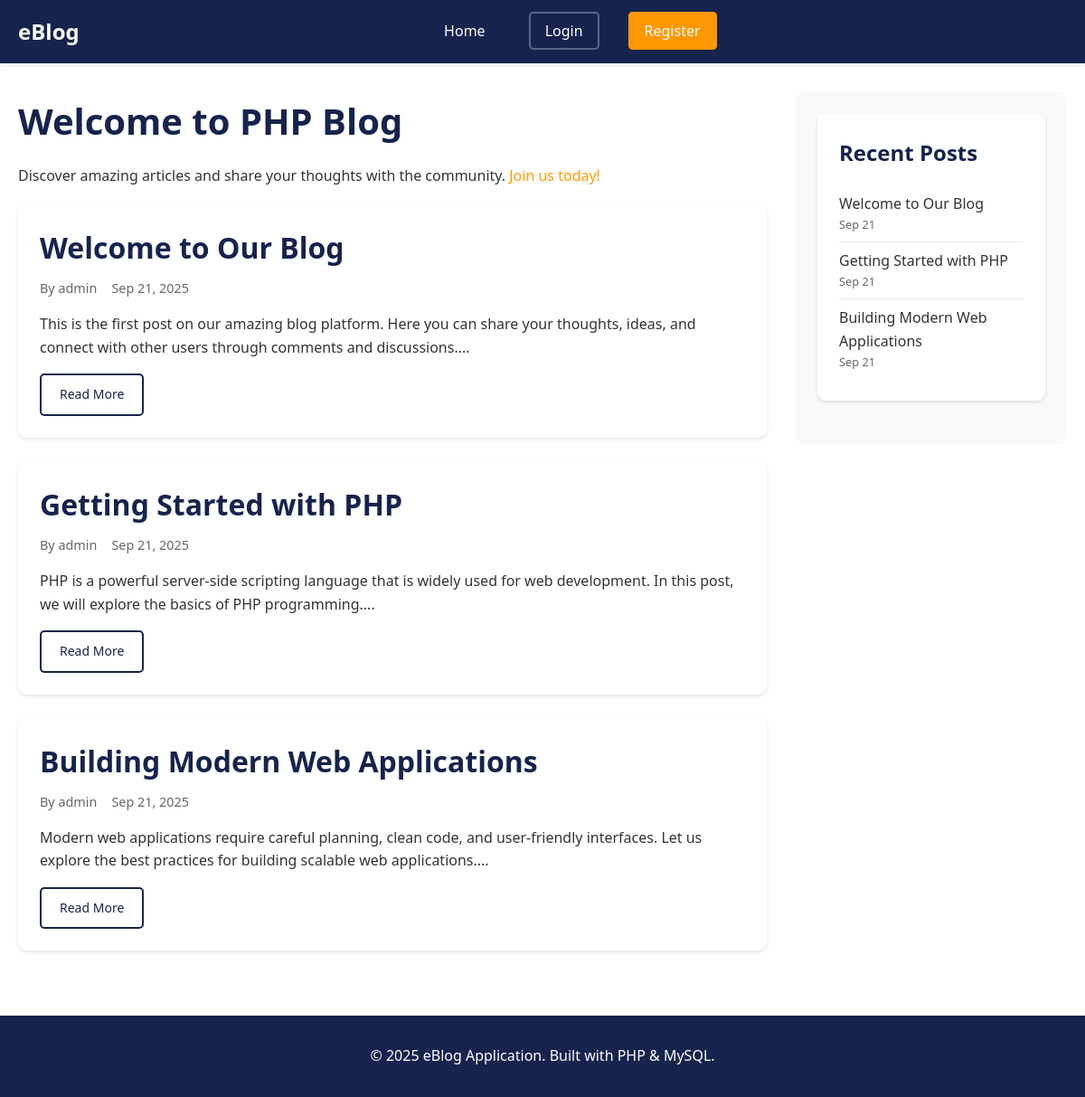
Before: / with the older database file.
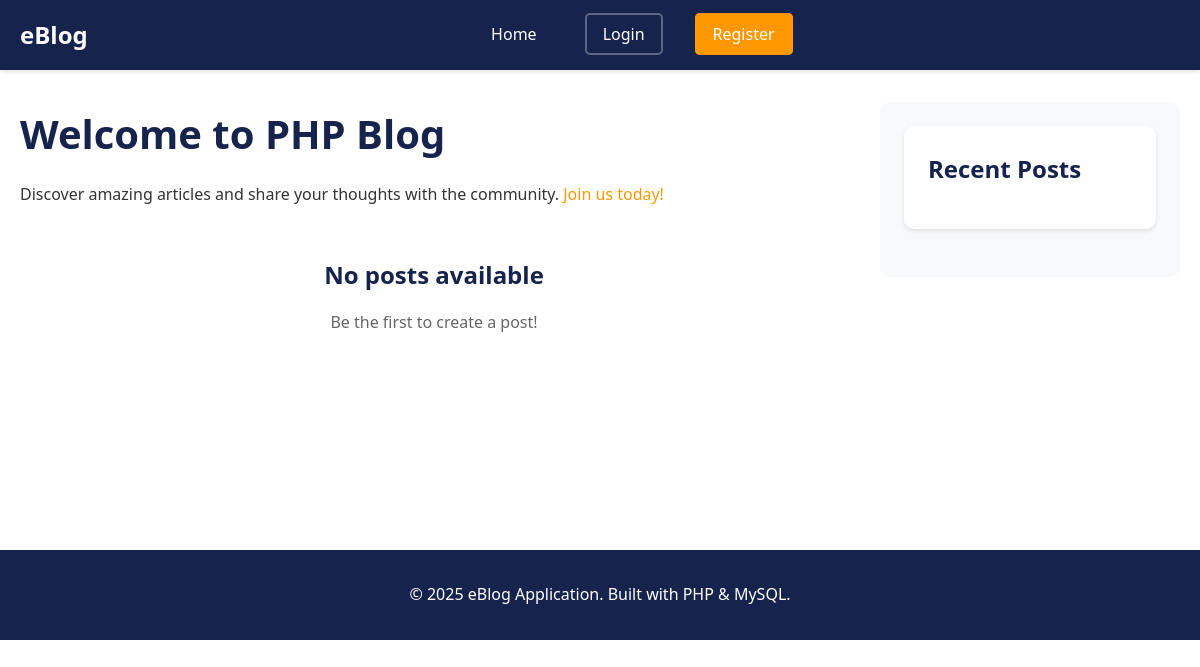
After: the same page with the newer database file.
### tables this page shows
CREATE TABLE posts (
    id INT AUTO_INCREMENT PRIMARY KEY,
    user_id INT NOT NULL,
    title VARCHAR(255) NOT NULL,
    content TEXT NOT NULL,
    excerpt VARCHAR(500) DEFAULT NULL,
    status ENUM('draft', 'published') DEFAULT 'published',
    created_at TIMESTAMP DEFAULT CURRENT_TIMESTAMP,
    updated_at TIMESTAMP DEFAULT CURRENT_TIMESTAMP ON UPDATE CURRENT_TIMESTAMP,
    FOREIGN KEY (user_id) REFERENCES users(id) ON DELETE CASCADE
);

CREATE TABLE users (
    id INT AUTO_INCREMENT PRIMARY KEY,
    username VARCHAR(50) NOT NULL UNIQUE,
    email VARCHAR(100) NOT NULL UNIQUE,
    password VARCHAR(255) NOT NULL,
    role ENUM('user', 'admin') DEFAULT 'user',
    created_at TIMESTAMP DEFAULT CURRENT_TIMESTAMP,
    updated_at TIMESTAMP DEFAULT CURRENT_TIMESTAMP ON UPDATE CURRENT_TIMESTAMP
);

### includes/auth.php (called while the page is built, shortened)
<?php
function isLoggedIn() {
    return isset($_SESSION['user_id']);
}
?>

### includes/db.php (called while the page is built, shortened)
<?php
class Database {
    private $host = 'localhost';
    private $db_name = 'php_blog_app';
    private $username = 'root';
    private $password = '';
    private $charset = 'utf8mb4';
    private $pdo;
    private function connect() {
        try {
            $dsn = "mysql:host={$this->host};dbname={$this->db_name};charset={$this->charset}";
            $options = [
                PDO::ATTR_ERRMODE => PDO::ERRMODE_EXCEPTION,
                PDO::ATTR_DEFAULT_FETCH_MODE => PDO::FETCH_ASSOC,
                PDO::ATTR_EMULATE_PREPARES => false,
            ];
            $this->pdo = new PDO($dsn, $this->username, $this->password, $options);
        } catch (PDOException $e) {
            error_log("Database connection failed: " . $e->getMessage());
            die("Database connection failed. Please check your configuration.");
        }
    }
    public function getConnection() {
        return $this->pdo;
    }
}
$db = new Database();
$pdo = $db->getConnection();
function getAllPosts($limit = null) {
    global $pdo;
    $sql = "SELECT p.*, u.username FROM posts p
            JOIN users u ON p.user_id = u.id
            ORDER BY p.created_at DESC";
    if ($limit) {
        $sql .= " LIMIT " . intval($limit);
    }
    $stmt = $pdo->query($sql);
    return $stmt->fetchAll();
}
?>

### index.php (the view, shortened to what this page needs)
<?php
require_once 'includes/db.php';
require_once 'includes/auth.php';
$posts = getAllPosts();
?>
<!DOCTYPE html>
<html lang="en">
<head>
    <link rel="stylesheet" href="assets/css/style.css">
</head>
<body>
    <?php include 'partials/navbar.php'; ?>
    <div class="container">
        <div class="main-content">
            <div class="content-area">
                <div class="welcome-section">
                    <h1>Welcome to PHP Blog</h1>
                    <?php if (isLoggedIn()): ?>
                        <p>Welcome back, <?php echo htmlspecialchars($current_user['username']); ?>! Discover amazing articles and share your thoughts with the community.</p>
                    <?php else: ?>
                        <p>Discover amazing articles and share your thoughts with the community. <a href="/IST-PHP-PROJECTS/PHP-BLOG-APP/auth/register.php">Join us today!</a></p>
                    <?php endif; ?>
                </div>
                <div class="posts-grid">
                    <?php if (empty($posts)): ?>
                        <div class="no-posts">
                            <h3>No posts available</h3>
                            <p>Be the first to create a post!</p>
                        </div>
                    <?php else: ?>
                        <?php foreach ($posts as $post): ?>
                            <article class="post-card">
                                <div class="post-header">
                                    <h2><a href="/IST-PHP-PROJECTS/PHP-BLOG-APP/posts/view.php?id=<?php echo $post['id']; ?>"><?php echo htmlspecialchars($post['title']); ?></a></h2>
                                    <div class="post-meta">
                                        <span class="author">By <?php echo htmlspecialchars($post['username']); ?></span>
                                        <span class="date"><?php echo date('M j, Y', strtotime($post['created_at'])); ?></span>
                                    </div>
                                </div>
                                <div class="post-content">
                                    <?php
                                    $excerpt = substr(strip_tags($post['content']), 0, 200) . '...';
                                    echo htmlspecialchars($excerpt);
                                    ?>
                                </div>
                                <div class="post-footer">
                                    <a href="/IST-PHP-PROJECTS/PHP-BLOG-APP/posts/view.php?id=<?php echo $post['id']; ?>" class="btn btn-outline">Read More</a>
                                </div>
                            </article>
                        <?php endforeach; ?>
                    <?php endif; ?>
                </div>
            </div>
            <aside class="sidebar">
                <div class="sidebar-widget">
                    <h3>Recent Posts</h3>
                    <?php
                    $recent_posts = getAllPosts(5);
                    if ($recent_posts):
                    ?>
                        <ul class="recent-posts">
                            <?php foreach ($recent_posts as $post): ?>
                                <li>
                                    <a href="/IST-PHP-PROJECTS/PHP-BLOG-APP/posts/view.php?id=<?php echo $post['id']; ?>">
                                        <?php echo htmlspecialchars($post['title']); ?>
                                    </a>
                                    <small><?php echo date('M j', strtotime($post['created_at'])); ?></small>
                                </li>
                            <?php endforeach; ?>
                        </ul>
                    <?php endif; ?>
                </div>
            </aside>
        </div>
    </div>
    <?php include 'partials/footer.php'; ?>
</body>
</html>

### partials/navbar.php (shortened to what this page needs)
<nav class="navbar">
    <div class="container">
        <a href="/IST-PHP-PROJECTS/PHP-BLOG-APP/index.php" class="navbar-brand">eBlog</a>
        <ul class="navbar-nav">
            <li><a href="/IST-PHP-PROJECTS/PHP-BLOG-APP/index.php">Home</a></li>
            <?php if (isLoggedIn()): ?>
                <li><a href="/IST-PHP-PROJECTS/PHP-BLOG-APP/users/dashboard.php">Dashboard</a></li>
            <?php else: ?>
                <li><a href="/IST-PHP-PROJECTS/PHP-BLOG-APP/auth/login.php">Login</a></li>
                <li><a href="/IST-PHP-PROJECTS/PHP-BLOG-APP/auth/register-user.php">Register</a></li>
            <?php endif; ?>
        </ul>
    </div>
</nav>

### partials/footer.php (shortened to what this page needs)
<footer class="footer">
    <div class="container">
        <p>&copy; <?php echo date('Y'); ?> eBlog Application. Built with PHP & MySQL.</p>
    </div>
</footer>

### assets/css/style.css (style rules this page uses)
:root { --primary-color: #16234d; --secondary-color: #ff9800; --text-color: #333; --text-light: #666; --background-color: #ffffff; --background-light: #f8f9fa; --border-color: #e9ecef; --success-color: #28a745; --error-color: #dc3545; --warning-color: #ffc107; --shadow: 0 2px 4px rgba(0, 0, 0, 0.1); --shadow-lg: 0 4px 8px rgba(0, 0, 0, 0.15); }
* { margin: 0; padding: 0; box-sizing: border-box; }
body { font-family: "Segoe UI", Tahoma, Geneva, Verdana, sans-serif; line-height: 1.6; color: var(--text-color); background-color: var(--background-color); }
.container { max-width: 1200px; margin: 0 auto; padding: 0 20px; }
h1, h2, h3, h4, h5, h6 { margin-bottom: 1rem; color: var(--primary-color); }
h1 { font-size: 2.5rem; }
h3 { font-size: 1.5rem; }
p { margin-bottom: 1rem; }
a { color: var(--secondary-color); text-decoration: none; transition: color 0.3s ease; }
.navbar { background-color: var(--primary-color); color: white; padding: 1rem 0; box-shadow: var(--shadow); }
.navbar .container { display: flex; justify-content: space-between; align-items: center; }
.navbar-brand { font-size: 1.5rem; font-weight: bold; color: white; text-decoration: none; }
.navbar-nav { display: flex; list-style: none; gap: 2rem; }
.navbar-nav a { color: white; text-decoration: none; padding: 0.5rem 1rem; border-radius: 5px; transition: background-color 0.3s ease; }
.navbar-nav li:nth-child(2) a, .navbar-nav li:nth-child(3) a { background-color: transparent; border: 2px solid rgba(255, 255, 255, 0.3); border-radius: 5px; padding: 8px 16px; transition: all 0.3s ease; font-weight: 500; }
.navbar-nav li:nth-child(3) a { background-color: var(--secondary-color); border-color: var(--secondary-color); color: white; }
.main-content { display: grid; grid-template-columns: 1fr 300px; gap: 2rem; margin: 2rem 0; }
.content-area { min-height: 400px; }
.sidebar { background-color: var(--background-light); padding: 1.5rem; border-radius: 10px; height: fit-content; }
.sidebar-widget { background-color: white; padding: 1.5rem; border-radius: 10px; box-shadow: var(--shadow); margin-bottom: 1.5rem; }
.sidebar-widget h3 { margin-bottom: 1rem; color: var(--primary-color); }
.no-posts, .no-comments { text-align: center; padding: 2rem; color: var(--text-light); }
.footer { background-color: var(--primary-color); color: white; text-align: center; padding: 2rem 0; margin-top: 3rem; }
.footer p { margin: 0; }
h2 { font-size: 2rem; }
.btn { display: inline-block; padding: 10px 20px; border: none; border-radius: 5px; cursor: pointer; text-decoration: none; font-size: 14px; font-weight: 500; transition: all 0.3s ease; text-align: center; }
.btn-outline { background-color: transparent; color: var(--primary-color); border: 2px solid var(--primary-color); }
.post-card { background-color: white; border-radius: 10px; padding: 1.5rem; margin-bottom: 1.5rem; box-shadow: var(--shadow); transition: box-shadow 0.3s ease; }
.post-header h2 { margin-bottom: 0.5rem; }
.post-header h2 a { color: var(--primary-color); text-decoration: none; }
.post-meta { display: flex; gap: 1rem; margin-bottom: 1rem; font-size: 0.9rem; color: var(--text-light); }
.post-content { margin-bottom: 1rem; line-height: 1.6; }
.post-footer { display: flex; justify-content: space-between; align-items: center; }
.recent-posts { list-style: none; }
.recent-posts li { padding: 0.5rem 0; border-bottom: 1px solid var(--border-color); }
.recent-posts li:last-child { border-bottom: none; }
.recent-posts a { color: var(--text-color); text-decoration: none; }
.recent-posts small { display: block; color: var(--text-light); font-size: 0.8rem; }

Changed rows visible on the page:
removed posts: title "Welcome to Our Blog", user.username "admin", created_at "Sep 21, 2025", content "This is the first post on our amazing blog platform. Here you can share your thoughts, ideas, and connect with other users through comments and discussions....", created_at "Sep 21"
removed posts: title "Getting Started with PHP", user.username "admin", created_at "Sep 21, 2025", content "PHP is a powerful server-side scripting language that is widely used for web development. In this post, we will explore the basics of PHP programming....", created_at "Sep 21"
removed posts: title "Building Modern Web Applications", user.username "admin", created_at "Sep 21, 2025", content "Modern web applications require careful planning, clean code, and user-friendly interfaces. Let us explore the best practices for building scalable web applications....", created_at "Sep 21"
Other visible differences:
text now shown: "No posts available Be the first to create a post!"
